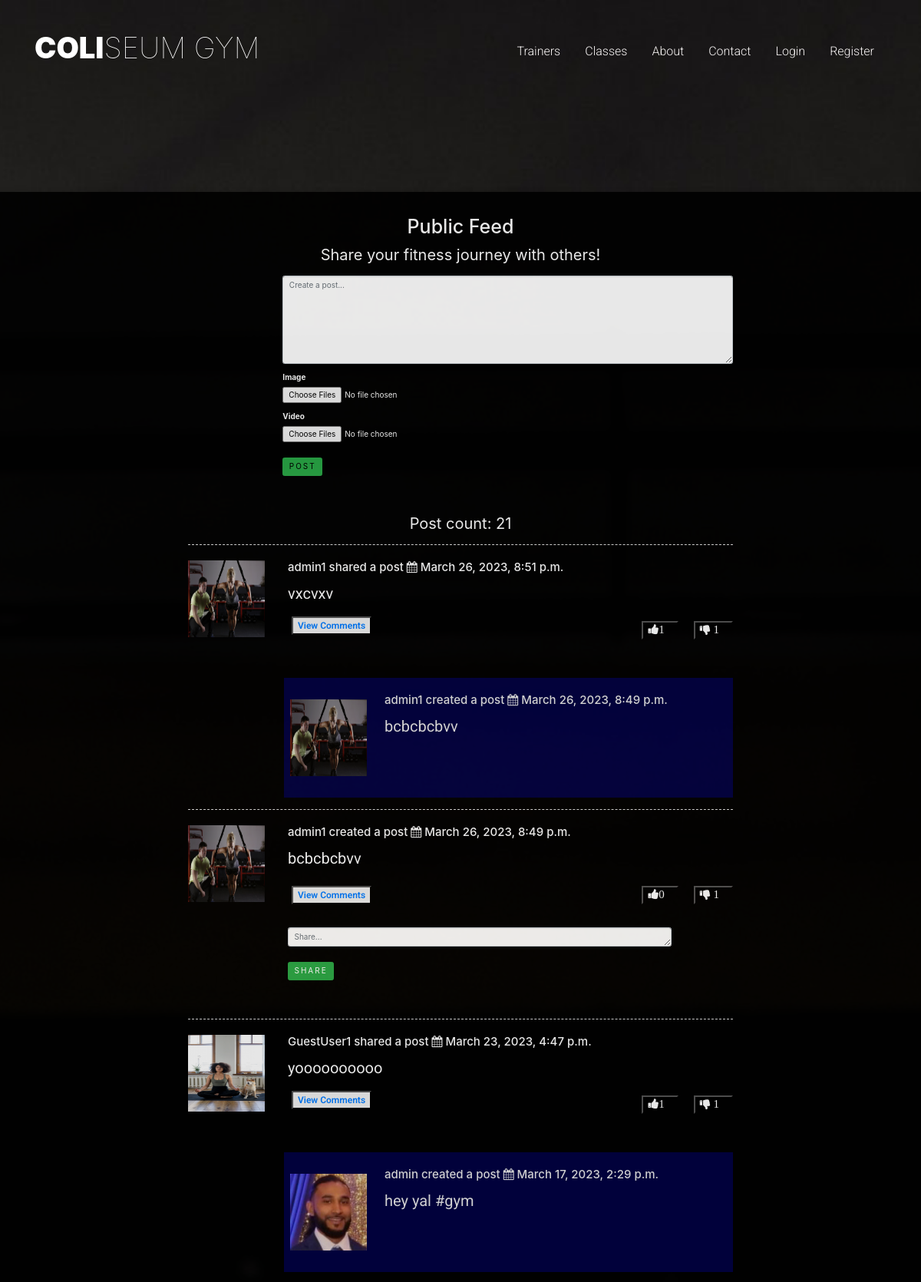
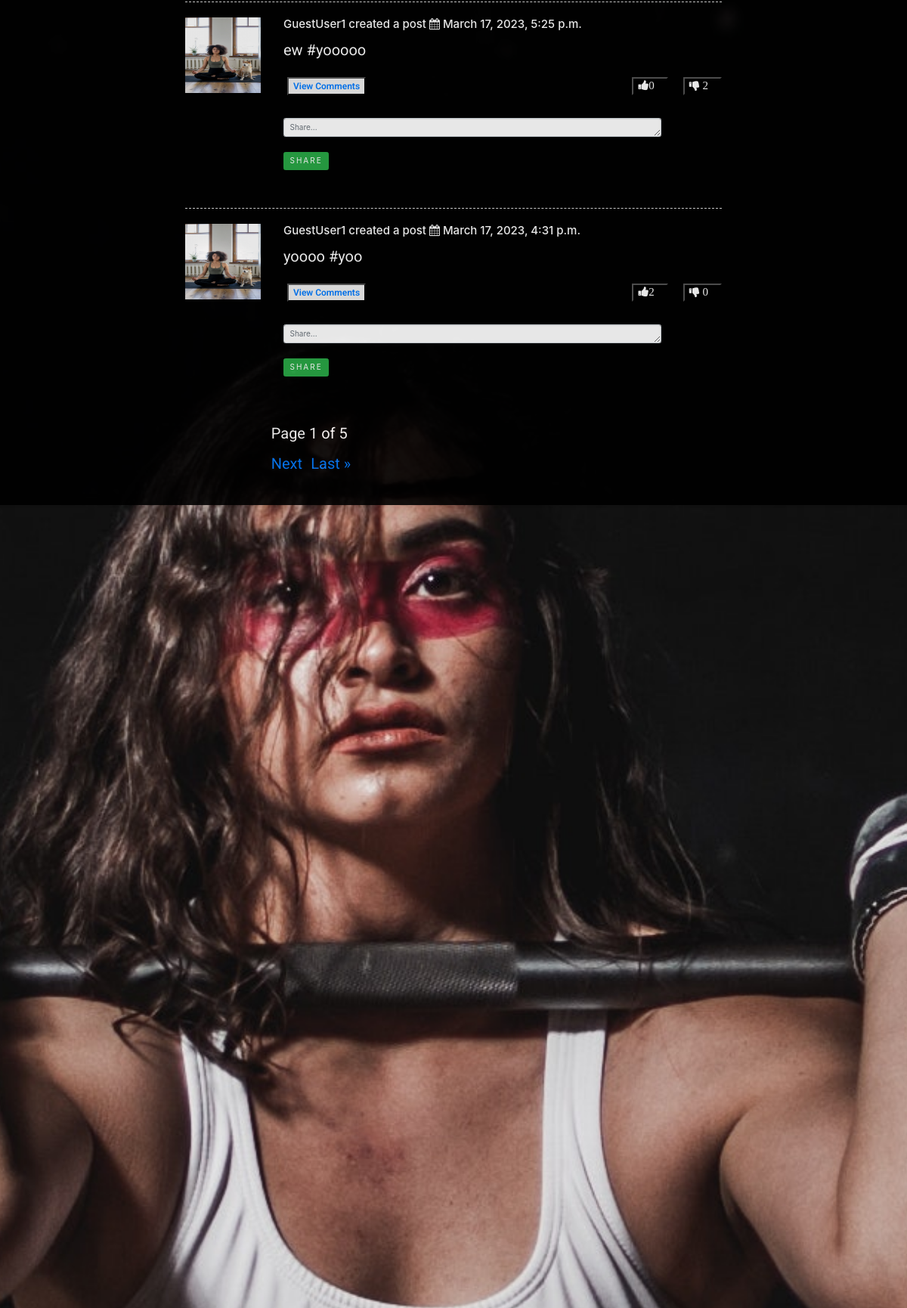
Page /social/post-list/ (upper part) on the committed database (2 pictures, top to bottom).
### social/models.py (models this page shows, shortened)
class Post(models.Model):
    body = models.TextField()
    image = models.ImageField(
        upload_to="media/uploads/post_photos", blank=True, null=True
    )
    video = models.FileField(
        upload_to="media/uploads/post_videos",
        validators=[file_size],
        blank=True,
        null=True,
    )
    created_on = models.DateTimeField(default=timezone.now)
    author = models.ForeignKey(User, on_delete=models.CASCADE)
    shared_user = models.ForeignKey(
        User, on_delete=models.CASCADE, null=True, blank=True, related_name="+"
    )
    shared_body = models.TextField(blank=True, null=True)
    shared_on = models.DateTimeField(blank=True, null=True)
    likes = models.ManyToManyField(User, blank=True, related_name="likess")
    dislikes = models.ManyToManyField(User, blank=True, related_name="dislikess")
    tags = models.ManyToManyField("Tag", blank=True)
    class Meta:
        ordering = ["-created_on"]

### members/models.py (models this page shows, shortened)
class UserProfile(models.Model):
    user = models.OneToOneField(
        User,
        primary_key=True,
        verbose_name="user",
        related_name="profile",
        on_delete=models.CASCADE,
    )
    first_name = models.CharField(max_length=30, blank=True, null=True)
    last_name = models.CharField(max_length=30, blank=True, null=True)
    bio = models.TextField(max_length=500, blank=True, null=True)
    birth_date = models.DateField(null=True, blank=True)
    location = models.CharField(max_length=100, blank=True, null=True)
    picture = models.ImageField(
        upload_to="images/profile_pictures",
        default="static/images/default_pic.jpg",
        blank=False,
    )
    followers = models.ManyToManyField(User, blank=True, related_name="followers")
    followings = models.ManyToManyField(User, blank=True, related_name="followings")
    website_url = models.CharField(max_length=255, null=True, blank=True)
    facebook_url = models.CharField(max_length=255, null=True, blank=True)
    twitter_url = models.CharField(max_length=255, null=True, blank=True)
    instagram_url = models.CharField(max_length=255, null=True, blank=True)

class User(AbstractBaseUser, PermissionsMixin):
    email = models.EmailField(verbose_name="email", max_length=60, unique=True)
    username = models.CharField(max_length=45, unique=True)
    first_name = models.CharField(max_length=60, blank=True)
    last_name = models.CharField(max_length=60, blank=True)
    state = models.ForeignKey(State, on_delete=models.SET_NULL, null=True)
    city = models.ForeignKey(City, on_delete=models.SET_NULL, null=True)
    password = models.CharField(max_length=100)
    date_joined = models.DateTimeField(verbose_name="date_joined", default=timezone.now)
    last_login = models.DateTimeField(verbose_name="last_login", default=timezone.now)
    is_staff = models.BooleanField(default=False)
    is_active = models.BooleanField(default=True)
    is_admin = models.BooleanField(default=False)
    is_superuser = models.BooleanField(default=False)
    objects = MyAccountManager()
    USERNAME_FIELD = "username"
    REQUIRED_FIELDS = ["email"]
    def __str__(self):
        return self.username

### social/views.py (the view, shortened to what this page needs)
# urls.py: path("post-list/", PostListView.as_view(), name="post-list"),
class PostListView(View):
    def get(self, request, *args, **kwargs):
        form = PostForm()
        share_form = ShareForm()
        post = Post.objects.all()
        post_count = post.count()
        p = Paginator(Post.objects.all(), 5)
        page = request.GET.get("page")
        posts = p.get_page(page)
        context = {
            "posts": posts,
            "shareform": share_form,
            "form": form,
            "post_count": post_count,
        }
        return render(request, "social/post_list.html", context)

### social/templates/social/post_list.html (shortened to what this page needs)
{% extends 'basetwo.html' %}
{% load crispy_forms_tags %}
{% load static %}
{% block content %}
<div class="fh5co-parallax largerbanner" style="background-image: url(/static/images/fitnesspic2.jpg);">
    <section class="content-item" id="comments">
        <div class="container">
        <div class="col-sm-8 col-md-offset-2">
            <h1 class="row justify-content-center">Public Feed</h1>
            <h3 class="row justify-content-center">Share your fitness journey with others!</h3>
            <form method="POST" enctype="multipart/form-data">
                <fieldset>
                    <div class="row">
                        <div class="col-sm-3 col-lg-2 hidden-xs">
                        </div>
                        <div class="form-group col-xs-12 col-sm-9 col-lg-10">
                            <form class="form-control" id="message" placeholder="Your message" >
                                <div class="form-group">
                                    {{ form | crispy }}
                                </div>
                                <div class="form-group">
                                    <button type="submit" id='btn' class="btn btn-success mt-3 post-button">Post</button>
                                </div>
                            </form>
                        </div>
                    </div>
                </fieldset>
            </form>
            <h3 class="row justify-content-center">Post count: {{ post_count }}</h3>
            {% for post in posts %}
                {% if post.shared_user %}
                    <div class="media">
                        <a class="pull-left" href="{% url 'show_profile_page' post.shared_user.profile.pk %}">
                            <img src="{{ post.shared_user.profile.picture.url }}" alt="" class="shared-image">
                        </a>
                        <div class="media-body">
                            <h4 class="media-heading">{{ post.shared_user }} shared a post <i class="fa fa-calendar"></i> {{post.created_on}}
                            </h4>
                            <p class="white">{{ post.shared_body }}</p>
                            <ul class="list-unstyled list-inline media-detail pull-left">
                                <li class=""><button class="remove-default-btn reply-button pull-left"><a href="{% url 'post-detail' post.pk %}" class="">View Comments</a></button></li>
                            </ul>
                            <ul class="list-unstyled list-inline media-detail pull-right">
                                <li class="">
                                    <form method="POST" action="{% url 'like' post.id %}" class="like-form" id="{{post.id}}">
                                        {% if user not in post.likes.all %}
                                            <button class=" thumbs-btn like-btn{{post.id}}" type="submit">
                                                <i class="fa fa-thumbs-up thumbs like-icon{{post.id}}" ><span class="like_count{{post.id}}">{{ post.likes.all.count }}</span></i>
                                            </button>
                                        {% else %}
                                            <input type="hidden" name="post_id" value="{{ post.id }}">
                                            <button class=" thumbs-btn thumbs-fillgreen like-btn{{post.id}}" type="submit">
                                                <i class="fa fa-thumbs-up thumbs like-icon{{post.id}}"><span class="like_count{{post.id}}">{{ post.likes.all.count }}</span></i>
                                            </button>
                                        {% endif %}
                                    </form>
                                </li>
                                <li class="">
                                    <form method="POST" action="{% url 'dislike' post.id %}" class="dislike-form thumb-buttons" id='{{post.id}}'>
                                        {% if user not in post.dislikes.all %}
                                            <button class="thumbs-btn dislike-btn{{post.id}}" type="submit" >
                                                <i class="fa fa-thumbs-down thumbs dislike-icon{{post.id}}" > <span class="dislike_count{{post.id}}">{{ post.dislikes.all.count }}</span></i>
                                            </button>
                                        {% else %}
                                            <input type="hidden" name="post_id" value="{{ post.id }}">
                                            <button class=" thumbs-btn thumbs-fillred dislike-btn{{post.id}}" type="submit" >
                                                <i class="fa fa-thumbs-down thumbs dislike-icon{{post.id}}" > <span class="dislike_count{{post.id}}">{{ post.dislikes.all.count }}</span></i>
                                            </button>
                                        {% endif %}
                                    </form>
                                </li>
                            </ul>
                        </div>
                    </div>
                    <div class="media sharedpost " style="border-top: none !important;">
                        <a href="{% url 'show_profile_page' post.author.profile.pk %}">
                            <img src="{{ post.author.profile.picture.url }}" alt="" class="shared-image" style="margin: 8px;">
                        </a>
                        <div class="media-body sharedpostbody">
                            <h4 class="media-heading">{{ post.author }} created a post <i class="fa fa-calendar"></i> {{post.shared_on}}</h4>
                            <p class="white">{{ post.body }}</p>
                        </div>
                    </div>
                {% else %}
                    <div class="media">
                        <a class="pull-left" href="{% url 'show_profile_page' post.author.profile.pk %}">
                            <img src="{{ post.author.profile.picture.url }}" alt="" class="media-object shared-image">
                        </a>
                        <div class="media-body">
                                <h4 class="media-heading">{{ post.author }} created a post <i class="fa fa-calendar"></i> {{ post.created_on }}  </h4>
                            <p class="white">{{ post.body }}</p>
                            <ul class="list-unstyled list-inline media-detail pull-left">
                                <li class=""><button class="remove-default-btn reply-button"><a href="{% url 'post-detail' post.pk %}" class="">View Comments</a></button></li>
                            </ul>
                            <ul class="list-unstyled list-inline media-detail pull-right">
                                <li class="">
                                    <form method="POST" action="{% url 'like' post.id %}" class="like-form" id="{{post.id}}">
                                        {% if user not in post.likes.all %}
                                            <button class=" thumbs-btn like-btn{{post.id}}" type="submit">
                                                <i class="fa fa-thumbs-up thumbs like-icon{{post.id}}" ><span class="like_count{{post.id}}">{{ post.likes.all.count }}</span></i>
                                            </button>
                                        {% else %}
                                            <input type="hidden" name="post_id" value="{{ post.id }}">
                                            <button class=" thumbs-btn thumbs-fillgreen like-btn{{post.id}}" type="submit">
                                                <i class="fa fa-thumbs-up thumbs like-icon{{post.id}}"><span class="like_count{{post.id}}">{{ post.likes.all.count }}</span></i>
                                            </button>
                                        {% endif %}
                                    </form>
                                </li>
                                <li class="">
                                    <form method="POST" action="{% url 'dislike' post.id %}" class="dislike-form thumb-buttons" id='{{post.id}}'>
                                        {% if user not in post.dislikes.all %}
                                            <button class="thumbs-btn dislike-btn{{post.id}}" type="submit" >
                                                <i class="fa fa-thumbs-down thumbs dislike-icon{{post.id}}" > <span class="dislike_count{{post.id}}">{{ post.dislikes.all.count }}</span></i>
                                            </button>
                                        {% else %}
                                            <input type="hidden" name="post_id" value="{{ post.id }}">
                                            <button class=" thumbs-btn thumbs-fillred dislike-btn{{post.id}}" type="submit" >
                                                <i class="fa fa-thumbs-down thumbs dislike-icon{{post.id}}" > <span class="dislike_count{{post.id}}">{{ post.dislikes.all.count }}</span></i>
                                            </button>
                                        {% endif %}
                                    </form>
                                </li>
                            </ul>
                            <div id="myDIV" class="">
                                <form method="POST" action="{% url 'share-post' post.pk %}" class="share-form" style="margin-top: 10px;" id="{{ post.pk }}" enctype="multipart/form-data">
                                    {{ shareform | crispy }}
                                    <div class="d-grid gap-2">
                                        <button class="btn btn-success mt-3">Share</button>
                                    </div>
                                </form>
                            </div>
                        </div>
                    </div>
                {% endif %}
            {% endfor %}
        </div>
        </div>
        <div class="row justify-content-center mt-3 page ">
            <div class="col-md-5 col-sm-12 position-relative">
                <p style="color: white !important">Page {{ posts.number }} of {{ posts.paginator.num_pages }}</p>
                {% if posts.has_next %}
                <div class="d-flex flex-row">
                <p><a href="?page={{ posts.next_page_number }}">Next</a></p> &nbsp;&nbsp;&nbsp;&nbsp;
                <p><a href="?page={{ posts.paginator.num_pages }}">Last &raquo</a></p>
                {% endif %}
                </div>
            </div>
        </div>
    </section>
</div>
{% endblock %}

### rows in the picture
Post: shared_user.profile.picture (picture), shared_user "admin1", created_on "March 26, 2023, 8:51 p.m.", shared_body "vxcvxv", likes.all.count "1", dislikes.all.count "1", author.profile.picture (picture), author "admin1", shared_on "March 26, 2023, 8:49 p.m.", body "bcbcbcbvv"
Post: author.profile.picture (picture), author "admin1", created_on "March 26, 2023, 8:49 p.m.", body "bcbcbcbvv", likes.all.count "0", dislikes.all.count "1"
Post: shared_user.profile.picture (picture), shared_user "GuestUser1", created_on "March 23, 2023, 4:47 p.m.", shared_body "yoooooooooo", likes.all.count "1", dislikes.all.count "1", author.profile.picture (picture), author "admin", shared_on "March 17, 2023, 2:29 p.m.", body "hey yal #gym"
Post: author.profile.picture (picture), author "GuestUser1", created_on "March 17, 2023, 5:25 p.m.", body "ew #yooooo", likes.all.count "0", dislikes.all.count "2"
Post: author.profile.picture (picture), author "GuestUser1", created_on "March 17, 2023, 4:31 p.m.", body "yoooo #yoo", likes.all.count "2", dislikes.all.count "0"

### other values in the picture
{{ post_count }} "21"
{{ posts.number }} "1"
{{ posts.paginator.num_pages }} "5"
